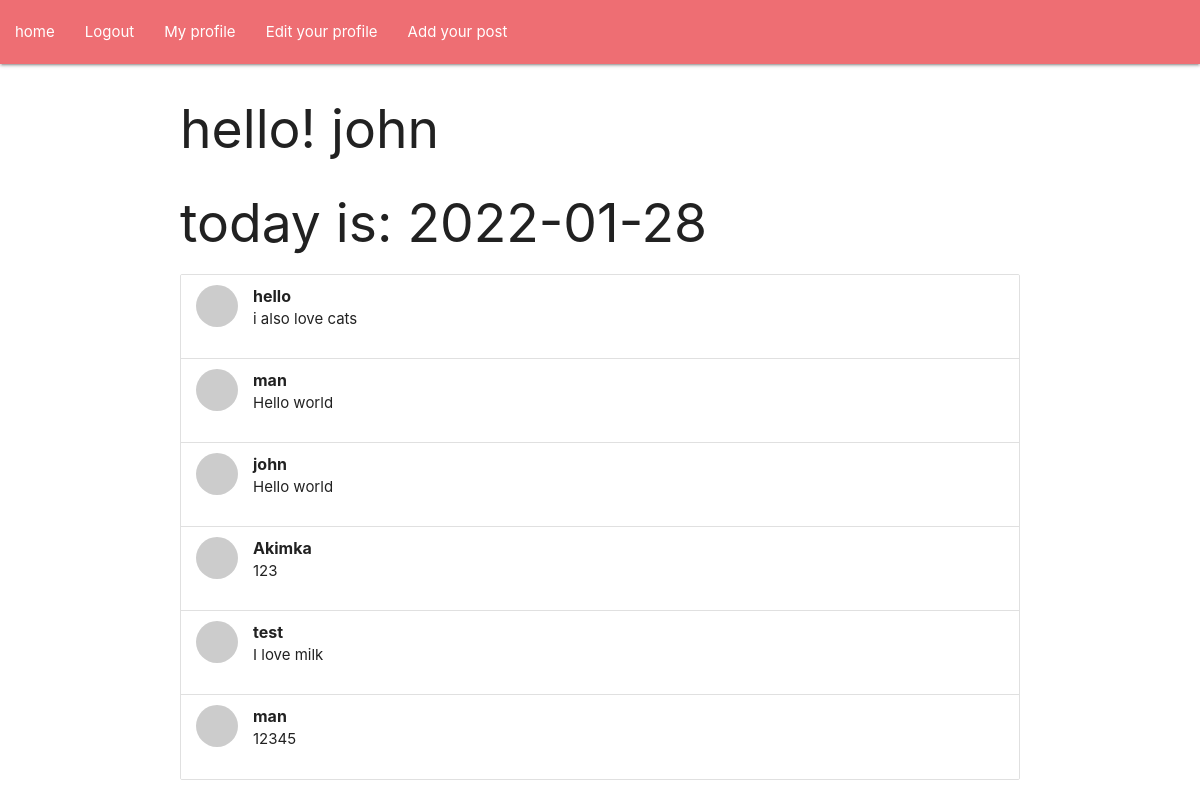
The page /index (signed in) on the database as committed earlier.
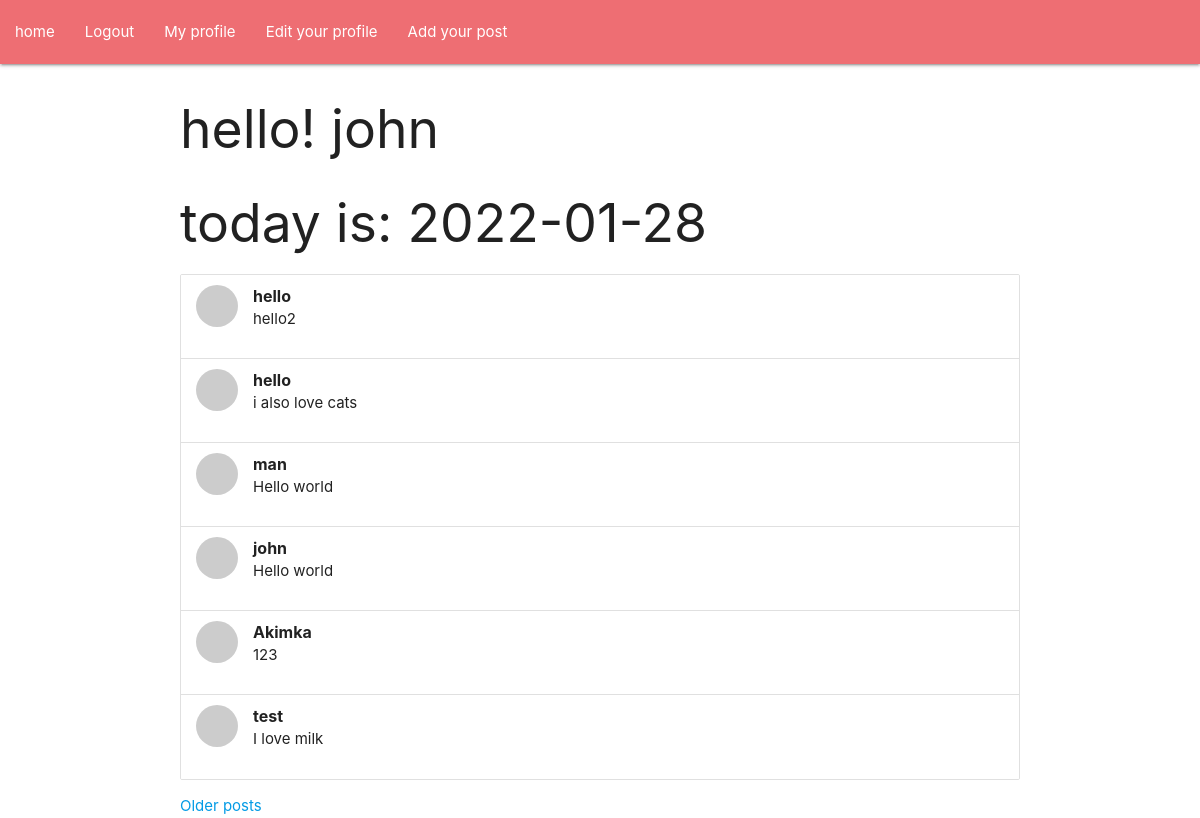
The same page on the database as committed later.
### app/models.py (models this page shows, shortened)
class Post(db.Model):
    id = db.Column(db.Integer, primary_key=True)
    user_id = db.Column(db.Integer, db.ForeignKey('user.id'))
    text = db.Column(db.String(120))
    timestamp = db.Column(db.DateTime)

class User(db.Model, UserMixin):
    id = db.Column(db.Integer, primary_key=True)
    username = db.Column(db.String(64), unique = True) # индекс
    email = db.Column(db.String(120), unique = True)
    password_hash = db.Column(db.String(120))
    about_me = db.Column(db.String(140))
    last_seen = db.Column(db.DateTime, default=datetime.utcnow())
    posts = db.relationship('Post', backref='author', lazy='dynamic')
    def get_avatar(self, size):
        hashed_email = md5(self.email.lower().encode('utf-8')).hexdigest()
        return f'https://gravatar.com/avatar/{hashed_email}?d=identicon&s={size}'

### app/routes.py (the view)
@app.route('/')
@app.route ('/index')
@app.route('/index/<int:page>')
@login_required
def index(page=1):
    paginated_post = Post.query.order_by(Post.timestamp.desc()).paginate(page, 6, False)
    return render_template('index.html', date = str(date.today()), pagename = 'test', posts=paginated_post)

### app/models.py (called while the page is built)
@login.user_loader # функция-загрузчик пользователей для flask-login
def load_user(id):
    return User.query.get(int(id))

### app/routes.py (called while the page is built)
@app.before_request
def before_request():
    if current_user.is_authenticated:
        current_user.last_seen = datetime.utcnow().replace(microsecond=0)
        db.session.commit()

### app/templates/index.html (shortened to what this page needs)
{% extends 'base.html' %}
{% block content %}
<div class="container">
<body>
    <h2>hello! {% if current_user.is_authenticated %} {{ current_user.username }} {% endif %}</h2>
    <h2>today is: {{date}}</h2>
    <ul class="collection">
    {% for post in posts.items %}
    <li class="collection-item avatar">
        <img class="circle" src="{{ post.author.get_avatar(32) }}" alt="">
        <span class="title"><b>{{ post.author.username}}</b></span>
        <p>{{post.text}}</p>
    </li>
    {% endfor %}
</ul>
{% if posts.has_next %} <a href="{{ url_for('index', page=posts.next_num) }}">Older posts</a> {% endif %}
</div>
</body>
{% endblock %}

Rows that differ between the two databases and show on the page:
no longer on this page (row unchanged): Post: author.username "man", text "12345"
added Post: author.username "hello", text "hello2"
Other text that changed with them:
text now shown: "Older posts"
